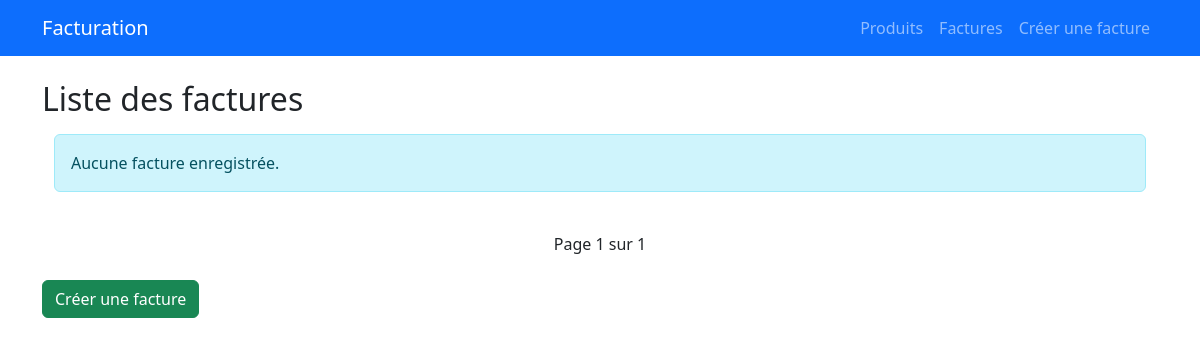
/factures/, run on an earlier commit of the app's database.
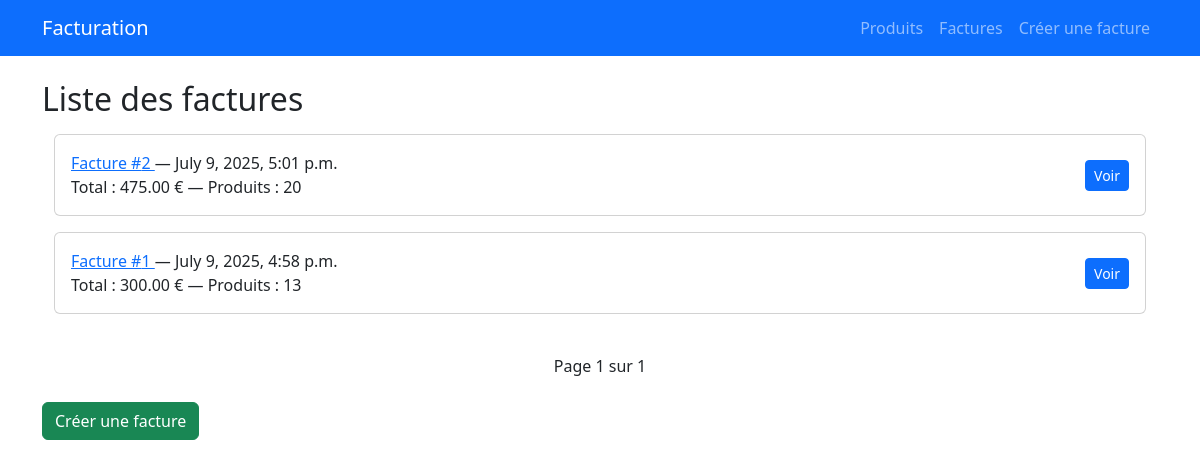
And on a later commit of the database.
### gestion/models.py (models this page shows, shortened)
class Facture(models.Model):
    date_creation = models.DateTimeField(auto_now_add=True)
    def total(self):
        return sum(ligne.produit.prix * ligne.quantite for ligne in self.lignes.all())
    def nombre_produits(self):
        return sum(ligne.quantite for ligne in self.lignes.all())

class LigneFacture(models.Model):
    facture = models.ForeignKey(Facture, on_delete=models.CASCADE, related_name='lignes')
    produit = models.ForeignKey(Produit, on_delete=models.CASCADE)
    quantite = models.PositiveIntegerField(default=1)

class Produit(models.Model):
    nom = models.CharField(max_length=100)
    prix = models.DecimalField(max_digits=10, decimal_places=2)
    date_peremption = models.DateField()

### gestion/views.py (the view)
# urls.py: path('factures/', views.facture_liste, name='facture_liste'),
def facture_liste(request):
    factures = Facture.objects.order_by('-date_creation')
    paginator = Paginator(factures, 5)  # 5 factures par page
    page_number = request.GET.get('page')
    page_obj = paginator.get_page(page_number)
    return render(request, 'facture_liste.html', {
        'page_obj': page_obj
    })

### gestion/templates/facture_liste.html (shortened to what this page needs)
{% extends 'base.html' %}
{% block content %}
<h2 class="mb-3">Liste des factures</h2>
<div class="container">
  <div class="row row-cols-1">
    {% for facture in page_obj %}
      <div class="col mb-3">
        <div class="card p-3 d-flex flex-column flex-md-row justify-content-between align-items-center">
          <div>
            <a href="{% url 'facture_detail' facture.id %}">
              Facture #{{ facture.id }}
            </a> — {{ facture.date_creation }}
            <br>
            Total : {{ facture.total }} € — Produits : {{ facture.nombre_produits }}
          </div>
          <div>
            <a href="{% url 'facture_detail' facture.id %}" class="btn btn-sm btn-primary">Voir</a>
          </div>
        </div>
      </div>
    {% empty %}
      <div class="col">
        <div class="alert alert-info">Aucune facture enregistrée.</div>
      </div>
    {% endfor %}
  </div>
</div>
<div class="d-flex justify-content-between align-items-center mt-4">
  <span>Page {{ page_obj.number }} sur {{ page_obj.paginator.num_pages }}</span>
</div>
<div class="mt-4">
  <a href="{% url 'facture_creer' %}" class="btn btn-success">Créer une facture</a>
</div>
{% endblock %}

### gestion/templates/base.html (shortened to what this page needs)
<!DOCTYPE html>
<html lang="fr">
<head>
    <link href="https://cdn.jsdelivr.net/npm/bootstrap@5.3.0/dist/css/bootstrap.min.css" rel="stylesheet">
</head>
<body>
    <nav class="navbar sticky-top bg-primary navbar-expand-lg navbar-light mb-4" data-bs-theme="dark">
        <div class="container">
            <a class="navbar-brand" href="/"> Facturation</a>
            <div class="navbar-nav">
                <a class="nav-link" href="{% url 'produit_liste' %}">Produits</a>
                <a class="nav-link" href="{% url 'facture_liste' %}">Factures</a>
                <a class="nav-link" href="{% url 'facture_creer' %}">Créer une facture</a>
            </div>
        </div>
    </nav>
    <div class="container">
        {% block content %}{% endblock %}
    </div>
</body>
</html>

What changed in the data, as far as the page shows it:
added Facture: id "2", date_creation "July 9, 2025, 5:01 p.m.", total "475.00", nombre_produits "20"
added Facture: id "1", date_creation "July 9, 2025, 4:58 p.m.", total "300.00", nombre_produits "13"
Also different on the page:
text no longer shown: "Aucune facture enregistrée."
